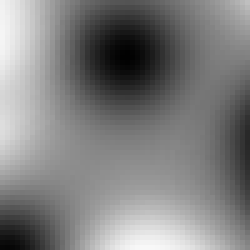
#> input picture mediumTestImage.png, 50 x 50 px (shown 5 times larger)
$ python floodfill.py   (older library calls are emulated)
#> lines starting #> are read from the running program, lines starting #| are printed output that depends on the picture; after the words box and inside, x2 and y2 are one past the last pixel; in counts of white or black regions, pixels touching at a corner belong together
### saddle_points.py
import numpy as np
from copy import copy
from PIL import Image
#from numba import jit, njit, types
#from numba.typed import Dict
import matplotlib.pyplot as plt
from matplotlib import cm
##import matplotlib.ticker as ticker
##import matplotlib.patches as patches
##import matplotlib.animation as animation
from mpl_toolkits.mplot3d import Axes3D


#this is so we can convert back and forth in number bases up to base 36
#create an empty, typed dict for numba
##int_from_char = Dict.empty(key_type=types.unicode_type,
##                           value_type=types.int64)
#now fill the dict
##for n in range(36):
##    int_from_char[np.base_repr(n,36)] = n
int_from_char = {np.base_repr(n,36) : n for n in range(36)}

#num_in_base = jit(np.base_repr, "unicode_type(int64, int64)")
num_in_base = np.base_repr

#@njit(parallel=True, inline="always", cache=True)
def is_increasing(vec):
    return np.all(np.diff(vec)>=0)


#binomial coefficient, returning integer
#@njit("int64(int64, int64)", parallel=True, inline="always", cache=True)
def bino(n, k):
    return np.prod(np.arange(n-k+1, n+1, 1, np.int64)) //\
           np.prod(np.arange(1, k+1, 1, np.int64))


#normalize an array along an axis
#@njit(parallel=True, inline="always", cache=True)
# [4 lines left out: function normalize, not called in this run]


#@jit("UniTuple(float64[:], 2)(int64, int64, int64, float64[:])",
#      parallel=True)
def regression_matrix(dim, s=2, deg=1, weights=None):
    """
    Compute the matrix that solves multivariate regression in the cube {0,...,s-1}^dim


    Parameters:
    dim : int
    Number of variables in the multivariate regression.

    s : int
    The side length of hypercubes in which to perform local regression.

    deg : int
    Degree of regression function.

    weights : list, optional
    List of weights that the vertices get during regression, starting with the outermost layer, going inward. The list must thus have a length of s/2.

    Returns:
    R : array_like
    The matrix that solves the regression problem and yields the coefficients for 1,x,y,z,x²,xy,xz,y²,yz,z²,... when multiplied onto the given data indexed by index_array.

    index_array : array_like
    The matrix whose rows are the index tuples of points in the cube.

    """
    assert weights is None or len(weights) == np.ceil(s/2)

    #enumerate the corners in a s**dim hypercube with s-ary strings
    index_strings = [num_in_base(n, s).zfill(dim) for n in range(s**dim)]
    index_array = np.array([[int_from_char[n] for n in str]
                            for str in index_strings])

    #construct Vandermonde matrix
    V = np.ones((s**dim, bino(dim+deg, deg)), np.int)

    #how over-/underdetermined are we?
    print("Regression will estimate", V.shape[1],
          "parameters from", V.shape[0], "data points.")
    factor = V.shape[0]/V.shape[1]
    if factor < 1:
        print("Warning: Underdetermined by a factor of",
              round(factor, 2), "!")
    else:
        print("Overdetermined by a factor of ", round(factor, 1))

    #write the linear part of the Vandermonde matrix
    V[:, 1:dim+1] = index_array

    #enumerate the (mixed) products of all variables and
    #constant 1 up to the degree specified
    powers_strings = [num_in_base(n, dim+1).zfill(deg)
                      for n in range((dim+1)**deg)]
    powers_list = [[int_from_char[n] for n in str] for str in powers_strings]
    powers_list = [p for p in powers_list if is_increasing(np.array(p))]

    #then calculate products and fill the matrix col by col, going right
    for counter, powers in enumerate(powers_list):
        V[:, counter] = np.prod([V[:, c] for c in powers], axis=0)

    if weights is not None:
        #the min() expression calculates the discrete distance from the
        #outermost faces of the hypercube
        W = np.diag([weights[min(np.min(v), s-1-np.max(v))]
                     for v in index_array])
    else:
        W = np.eye(V.shape[0])

    #we need to solve V.T@W@V@x=V.T@W@y many times later,
    #so compute the inverse now once. @ is matrix multiplication.
    R = np.linalg.inv(V.T @ W @ V) @ V.T @ W

    print("Vandermonde solver done.")
    return R, index_array


#@njit(parallel=True)
def local_regression(a, neigh=2, deg=1, weights=None):
    """
    Consider all hypercubes of length s in the uniform grid a, and perform regression with the values in a, up to the points at the upper edges, where regression can't be applied.


    Parameters:
    a : array_like
    The data on which to perform multivariate regression.

    neigh : int
    The side length of hypercubes in which to perform local regression.

    deg : int
    Degree of regression function.

    weights : list, optional
    List of weights that the vertices get during regression, starting with the outermost layer, going inward. The list must thus have a length of s/2.

    Returns:
    result : array_like
    An array s-1 shorter than a in every dimension, but with one additional dimension of length a.ndim+1, which contains the regression coefficients.

    """
    assert np.all( np.array(a.shape) >= neigh )#long enough in each dim

    #get the matrix that locally solves regression
    R, index_array = regression_matrix(a.ndim, neigh, deg, weights)

    #the coefficients for regression will be stored in
    #an array neigh-1 shorter than data in every dimension, but
    #with an additional dimension to store all coefficients in.
    result_shape = tuple( [k+1-neigh for k in a.shape] + [R.shape[0]] )
    result = np.zeros(result_shape)

    #perform regression in all cubes with length s
    it = np.nditer(result[...,0], flags=['multi_index'])
    while not it.finished:
        #this computes the current hypercube indices
        hypercube = index_array + np.array(it.multi_index)
        #this performs the actual regression
        result[it.multi_index] = R @ a[tuple(hypercube.T)].flatten()
        it.iternext()

    print("Regression done.")
    return result


#@njit(parallel=True)
def find_critical(a, neigh, tol=1E-3, rim=1E-3):
    """
    Find and classify critical points in the voxels of multidimensional data. Local quadratic regression is used.


    Parameters:
    a : array_like
    The data. It is understood to be the scalar value of a function sampled on a uniform grid.

    neigh : int
    Number of data points outside of the central voxel used for regression, along each dimension.

    tol : float
    Curvature is only considered positive if >tol and only negative if <-tol, and flat otherwise.

    rim : float
    The halo around the central voxel, within which critical points are registered.

    Returns:
    indices_of : dict
    Dictionary with the different types of critical points as keys ("min", "max", "degen", "ridge", "valley", "saddle") and the list of indices of such points as corresponding value.
    """

    n = a.ndim

    #local quadratic regression on the data
    #with weights such that the innermost cube has same
    #weight as every one going outwards, like onion layers
    weights = np.arange(neigh//2, 0, -1)
    weights = 1/(weights**n-(weights-1)**n)
    coeff = local_regression(a, neigh, 2, weights)

    #remember indices where critical points occur
    indices_of = {"min":[],
                  "max":[],
                  "degen":[],
                  "ridge":[],
                  "valley":[],
                  "saddle":[]}

    #for writing the coefficients of quadratic terms into a matrix
    tri_u_indices = np.triu_indices(n)

    it = np.nditer(coeff[...,0], flags=['multi_index'])
    while not it.finished:
        #the index of the vertex in the center cube with lowest indices
        center_idx = np.array(it.multi_index, dtype=np.int) + neigh//2-1
        vec = coeff[it.multi_index]
        linear_c = vec[1:1+n]
        hessian = np.zeros((n,n))
        hessian[tri_u_indices] = vec[n+1:]
        hessian = (hessian+hessian.T)/2

        #look at where the quadratic function has its critical point
        try:
            crit = np.linalg.solve(hessian, -linear_c/2)
        except np.linalg.LinAlgError:
            indices_of["degen"] += [center_idx]
            crit = np.inf #so we skip the if block below
#        crit = np.linalg.solve(hessian, -linear_c/2)
##        print("cube at" ,np.array(it.multi_index, dtype=np.int),
##              "with center at", center_idx,
##              "has crit at:", it.multi_index+np.round(crit, 1))

        #the critical point is only of interest if in the innermost cube
        if np.all(neigh/2-1<crit+rim) and np.all(crit<neigh/2+rim):
            eigvals = np.linalg.eig(hessian)[0]
            #print(eigvals)
            if   np.all(eigvals>tol):       indices_of["min"] += [center_idx]
            elif np.all(eigvals<-tol):      indices_of["max"] += [center_idx]
            elif np.all(np.abs(eigvals)<tol):indices_of["degen"] += [center_idx]
            elif np.all(eigvals<tol):       indices_of["ridge"] += [center_idx]
            elif np.all(eigvals>-tol):      indices_of["valley"] += [center_idx]
            else:                           indices_of["saddle"] += [center_idx]

        it.iternext()

    print("Found",
          len(indices_of["min"]), "minima,",
          len(indices_of["max"]), "maxima,",
          len(indices_of["degen"]), "degenerate points,\n",
          len(indices_of["ridge"]), "ridge points,",
          len(indices_of["valley"]), "valley points and",
          len(indices_of["saddle"]), "saddle points.")

    #convert list of float vectors [(x1,y1,z1), (x2,y2,z2), ...] to the
    #tuples of arrays integers ([x1,x2,...], [y1,y2,...], [z1,z2,...])
    for key in indices_of:
        indices_of[key] = tuple(np.array(indices_of[key], np.int).T)

    return indices_of


#3D plot
# [47 lines left out: function plot, not called in this run]

# [14 lines that do not run on import are left out]

    # [4 lines of commented-out code are left out]


### floodfill.py
# -*- coding: utf-8 -*-
"""
Created on Tue Nov 19 20:07:01 2019

@author: Flo
"""

import numpy as np
import PIL
import itertools
from matplotlib import pyplot as plt

import saddle_points

def find_critical(array, r = 2, tol = 0.001, rim = 0.001):

    d = len(array.shape)

    print("")
    crits = saddle_points.find_critical(array, r*2)

    criticals = []

    for kind, points in crits.items():

        for pos in zip(*points):

            criticals.append(Critical(pos, kind, array[pos]))

    #for all oberflächen-hyperebenen:
    for axis, j in itertools.product(range(d), [r - 1, -r]):
        if d == 1:
            if array[j] > array[j + np.sign(j)]:
                criticals.append(Critical((j%len(array),), "max", array[j]))
            elif array[j] < array[j + np.sign(j)]:
                criticals.append(Critical((j%len(array),), "min", array[j]))
            else:
                criticals.append(Critical((j%len(array),), "degen", array[j]))

        else:
            crits = find_critical(np.take(array, j, axis = axis), r = r, tol = tol, rim = rim)
            for c in crits:
                pos = (*c.pos[:axis], j%array.shape[axis], *c.pos[axis:])
                posInwards = (*c.pos[:axis], j%array.shape[axis] + np.sign(j), *c.pos[axis:])

                if c.kind == "max":
                    if array[posInwards] > c.value:
                        kind = "saddle"
                    else:
                        kind = "max"
                elif c.kind == "min":
                    if array[posInwards] < c.value:
                        kind = "saddle"
                    else:
                        kind = "min"
                else:
                    kind = c.kind

                l = [a for a in criticals if a.pos == pos]
                if l:
                    print(l, kind)
                    a = l.pop()
                    if a.kind == kind and kind != "saddle":
                        print("kept")
                        pass
                    else:
                        print("removed")
                        criticals.remove(a)
                else:
                    criticals.append(Critical(pos, kind, c.value))


    return criticals

class Critical:

    def __init__(self, pos, kind, value):

        self.pos = pos
        self.kind = kind
        self.value = value

    def __repr__(self):
        return f"C({self.pos}, {self.kind}, {self.value})"

class SlopeDecomposition:

    def __init__(self, image, r = 2):

        self.d = len(image.shape)
        self.regions = []

        self.image = image
        self.map = -np.ones(image.shape, dtype = np.int)

        for mi in itertools.product(*[range(n) for n in image.shape]):
            if any(np.array(mi) < r-1) or any(np.array(mi)-image.shape >= -r):
                self.map[mi] = -2

        self.criticals = sorted(find_critical(array, r), key = lambda x:-x.value) + [Critical(np.unravel_index(np.argmin(self.image), self.image.shape), "min", -float("inf"))]

        self.decompose()

    def decompose(self):

        for c in self.criticals:
            print(c.value)
            if c.kind == "max":
                i = len(self.regions)
                self.regions.append(SlopeRegion(i, c.pos))
                self.map[c.pos] = i
            elif c.kind == "saddle" or c.kind == "min":
                for r in self.regions:
                    if not r.closed:
                        while r.open_border:
                            p = r.open_border.pop()
                            for n in self.neighbors(p):
                                if self.image[n] >= c.value and self.map[n] == -1:
                                    r.open_border.append(n)
                                    self.map[n] = r.i
                                elif self.image[n] < c.value and p not in r.closed_border:
                                    r.closed_border.append(p)
                        r.open_border = r.closed_border
                        r.closed_border = []


                if c.kind == "saddle":
                    self.regions[self.map[c.pos]].closed = True

            else:
                print("good luck")

    def neighbors(self, p):
        return [tuple(np.array(p) + (np.array(range(self.d)) == d) * i) for d, i in itertools.product(range(self.d), [-1, 1])]

class SlopeRegion:

    def __init__(self, i, seed):

        self.i = i
        self.open_border = [seed]
        self.closed_border = []
        self.closed = False


col = {"max": "r",
       "min": "b",
       "saddle": "k",
       "degen": "0.5",#gray
       "valley": "g",
       "ridge": "m"}


im = PIL.Image.open("mediumTestImage.png").convert()
#> im is the input picture: PIL image 50x50 RGB; min 1, max 248, mean 127

array = np.array(im)[:,:,0]

#saddle_points.plot(array, 4)


s = SlopeDecomposition(array)
#> after the loop in __init__, `for mi in itertools.product(*[range(n) for n in image.shape]):`:
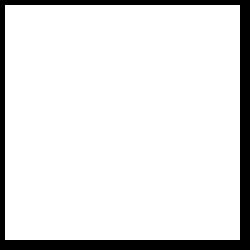
#> self.map: shape (50, 50) int64 (shown 5 times larger); values -2 (black) and -1 (white), 88.4% white; 1 black region, box (x1, y1, x2, y2) and area: (0, 0, 50, 50) 291
#> the loop in find_critical, `while not it.finished:` made 2209 passes
#> eigvals on passes 447, 1519: [1.16, 1.19], [-0.306, 0.181]
#> (center_idx, vec, hessian, crit) on passes 1 to 6: ([1, 1], [239.8, 0.88, -3.94, 0.025, 1.74e-13, -0.475], [[0.025, 8.7e-14], [8.7e-14, -0.475]], [-17.59, -4.15]), ([1, 2], [234.9, 1.18, -4.3, 1.72e-14, -0.0588, -0.75], [[1.72e-14, -0.0294], [-0.0294, -0.75]], [-584.2, 20.05]), ([1, 3], [229.9, 1.38, -6.17, -0.125, 0.0588, -0.625], [[-0.125, 0.0294], [0.0294, -0.625]], [4.4, -4.73]), ([1, 4], [223.2, 1.45, -7.66, -0.1, -0.147, -0.35], [[-0.1, -0.0735], [-0.0735, -0.35]], [18.11, -14.75]), ([1, 5], [215, 1.17, -8.2, 1.6e-14, -0.235, -0.375], [[1.6e-14, -0.118], [-0.118, -0.375]], [-50.73, 4.98]), ([1, 6], [206.4, 0.963, -9.06, 1.3e-14, -0.324, -0.25], [[1.3e-14, -0.162], [-0.162, -0.25]], [-32.6, 2.98])
#> after the loop in find_critical, `while not it.finished:`: indices_of = {'min': [[10, 24]], 'max': [], 'degen': [], 'ridge': [], 'valley': [], 'saddle': [[33, 15]]}
#| Found 1 minima, 0 maxima, 0 degenerate points,
#|  0 ridge points, 0 valley points and 1 saddle points.
#> the loop in find_critical, `for key in indices_of:` made 6 passes
#> key on passes 1 to 6: 'min', 'max', 'degen', 'ridge', 'valley', 'saddle'
#> after the loop in find_critical, `for key in indices_of:`: indices_of = {'min': ([10], [24]), 'max': (), 'degen': (), 'ridge': (), 'valley': (), 'saddle': ([33], [15])}
#> in find_critical, `crits = saddle_points.find_critical(array, r*2)`: crits has the same summary as indices_of
#> the loop in find_critical, `for kind, points in crits.items(): ` made 6 passes
#> after the loop in find_critical, `for kind, points in crits.items():`: criticals = 2 items
#> the loop in find_critical, `for axis, j in itertools.product(range(d), [r - 1, -r]):` made 4 passes
#| [C((1, 1), saddle, 236)] saddle
#| [C((48, 1), min, 10)] min
#| [C((1, 48), max, 178)] max
#| [C((48, 48), saddle, 140)] saddle
#> after the loop in find_critical, `for axis, j in itertools.product(range(d), [r - 1, -r]):`: criticals = 7 items
#> in __init__, `self.criticals = sorted(find_critical(array, r), key = lambda x:-x.val..`: self.criticals = 8 items
#> the loop in decompose, `for c in self.criticals:` made 8 passes
#| 240
#| 216
#| 210
#| 178
#| 140
#| 10
#| 2
#| -inf
#> after the loop in decompose, `for c in self.criticals:`:
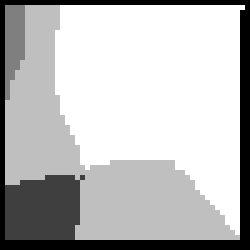
#> self.map: shape (50, 50) int64 (shown 5 times larger); min -2, max 2, mean 0.971; drawn with min black and max white
#> after the loop in decompose, `for c in self.criticals:`: self.regions = 3 items

plt.contour(array)
plt.pcolormesh(s.map, shading = "gourand")
plt.scatter([c.pos[1] + 0.5 for c in s.criticals],
            [c.pos[0] + 0.5 for c in s.criticals],
            c = [col[c.kind] for c in s.criticals])

plt.scatter([c[1] + 0.5 for c in s.regions[1].open_border],
            [c[0] + 0.5 for c in s.regions[1].open_border],
            c = "g")


print("")
print(*s.criticals, sep = "\n")
#| C((5, 1), max, 240)
#| C((24, 1), max, 216)
#| C((19, 1), saddle, 210)
#| C((1, 48), max, 178)
#| C((33, 15), saddle, 140)
#| C((48, 1), min, 10)
#| C((10, 24), min, 2)
#| C((10, 25), min, -inf)
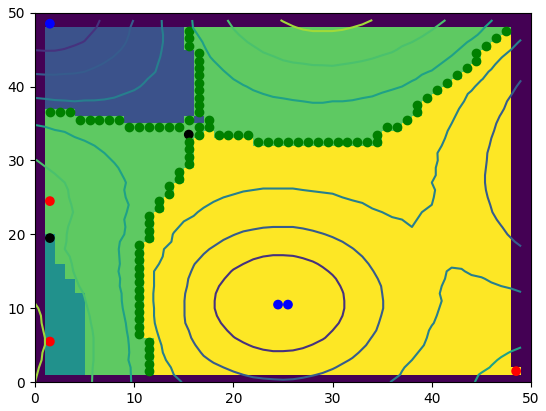
#> figure drawn by matplotlib, 1 panel
